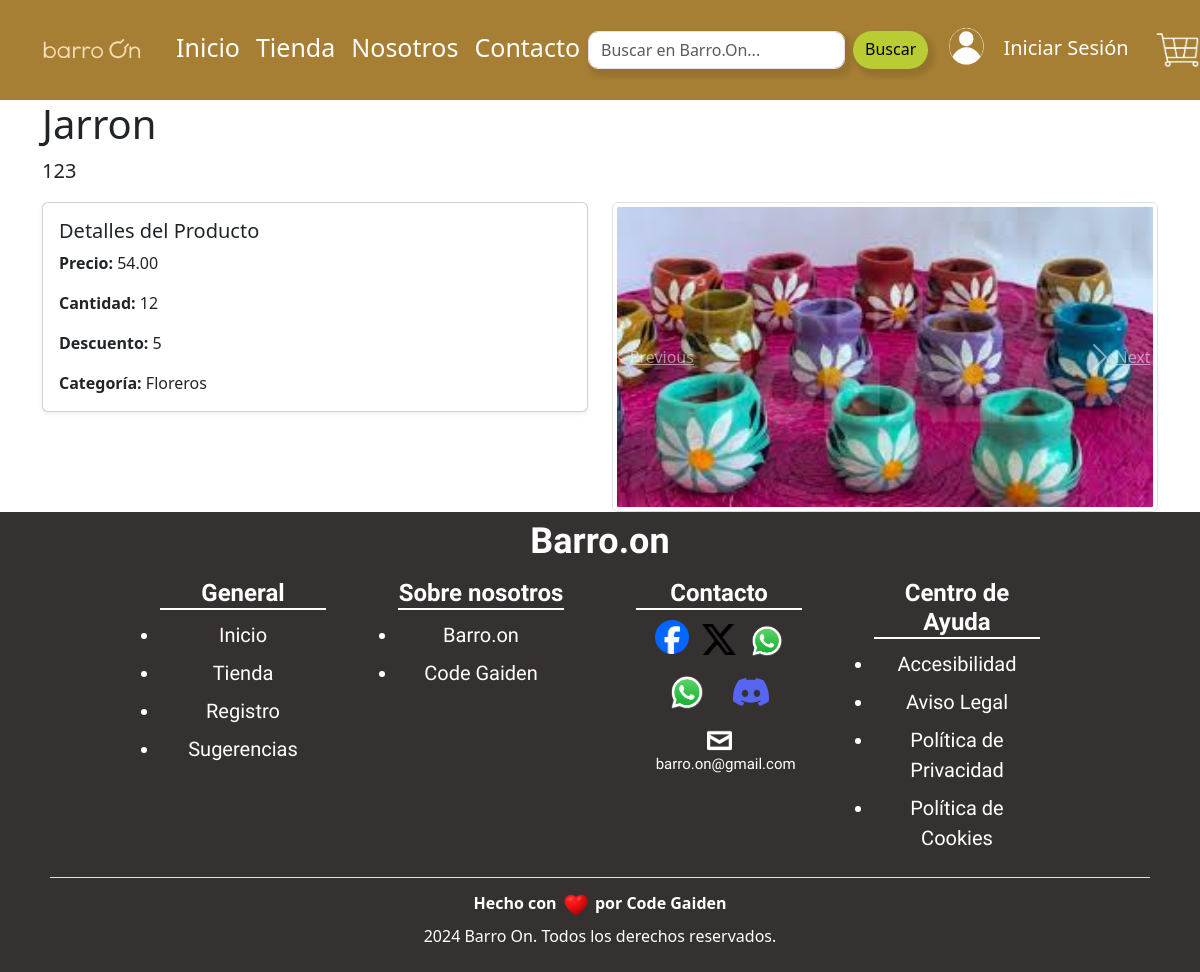
The app's page /productos/7/ with its own data.
### productos/models.py (models this page shows, shortened)
class Producto(models.Model):
    nombre = models.CharField(max_length=30)
    descripcion = models.TextField()
    precio = models.DecimalField(max_digits=10, decimal_places=2)
    cantidad = models.IntegerField()
    descuento = models.IntegerField(null=True)
    id_categoria = models.ForeignKey(Categoria, on_delete=models.CASCADE)

class ProductoImagen(models.Model):
    id_imagen = models.AutoField(primary_key=True)
    id_producto = models.ForeignKey(Producto, on_delete=models.CASCADE)
    imagen = models.ImageField(upload_to='img_producto/', default='img_producto/image_default.jpeg')

### categorias/models.py (models this page shows, shortened)
class Categoria(models.Model):
    nombre = models.CharField(max_length=15)
    descripcion = models.TextField()

### productos/views.py (the view)
# urls.py: path('<int:pk>/', views.ProductoDetailView.as_view(), name='productocategoria_detail'),
class ProductoDetailView(DetailView):
    model = Producto
    template_name = 'productos/productocategoria_detail.html'

### productos/templates/productos/productocategoria_detail.html (shortened to what this page needs)
{% extends "core/base.html" %}
{% block content %}
{% load static %}
{% block styles %}
    <link rel="stylesheet" type="text/css" href="{% static 'styles/detail.css' %}">
{% endblock %}
<div class="container">
    <h1>{{ object.nombre }}</h1>
    <p class="lead">{{ object.descripcion }}</p>
    <div class="row">
        <div class="col-md-6">
            <div class="card mb-4 shadow-sm">
                <div class="card-body">
                    <h5 class="card-title">Detalles del Producto</h5>
                    <p class="card-text"><strong>Precio:</strong> {{ object.precio }}</p>
                    <p class="card-text"><strong>Cantidad:</strong> {{ object.cantidad }}</p>
                    <p class="card-text"><strong>Descuento:</strong> {{ object.descuento }}</p>
                    <p class="card-text"><strong>Categoría:</strong> {{ object.id_categoria.nombre }}</p>
                </div>
            </div>
        </div>
        <div class="col-md-6">
            <div id="carouselExampleIndicators" class="carousel slide" data-ride="carousel">
                <div class="carousel-inner">
                    {% for imagen in object.productoimagen_set.all %}
                    <div class="carousel-item {% if forloop.first %} active {% endif %}">
                        <img src="{{ imagen.imagen.url }}" class="d-block w-100 img-thumbnail" alt="Imagen de {{ object.nombre }}">
                    </div>
                    {% endfor %}
                </div>
                <a class="carousel-control-prev" href="#carouselExampleIndicators" role="button" data-slide="prev">
                    <span class="carousel-control-prev-icon" aria-hidden="true"></span>
                    <span class="sr-only">Previous</span>
                </a>
                <a class="carousel-control-next" href="#carouselExampleIndicators" role="button" data-slide="next">
                    <span class="carousel-control-next-icon" aria-hidden="true"></span>
                    <span class="sr-only">Next</span>
                </a>
            </div>
        </div>
    </div>
</div>
{% endblock %}

### records on screen
Producto: nombre "Jarron", descripcion "123", precio "54.00", cantidad "12", descuento "5", id_categoria.nombre "Floreros"
ProductoImagen: imagen (picture)
